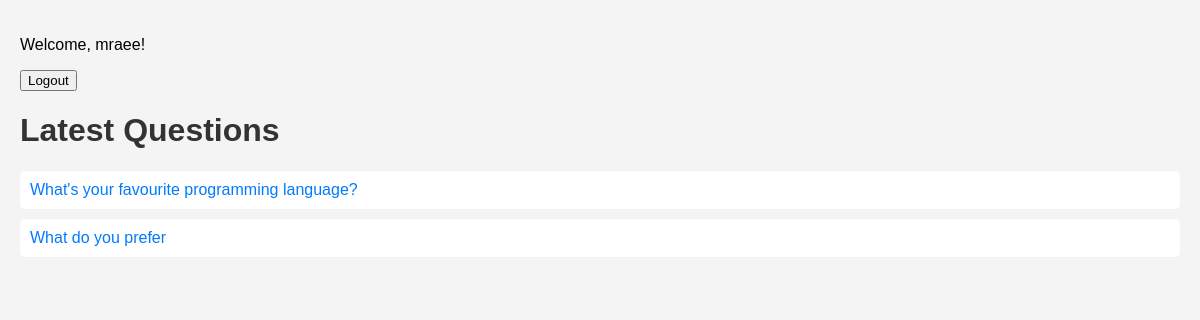
The page /polls/ (signed in) on the database its author committed.
### polls/models.py (models this page shows, shortened)
class Question(models.Model):
    question_text = models.CharField(max_length=200)
    pub_date = models.DateTimeField('date published')

### polls/views.py (the view)
# urls.py: path('', views.IndexView.as_view(), name='index'),
class IndexView(generic.ListView):
    template_name = 'polls/index.html'
    context_object_name = 'latest_question_list'
    def get_queryset(self):
        return Question.objects.order_by('-pub_date')[:5]

### polls/templates/polls/index.html (shortened to what this page needs)
<!DOCTYPE html>
<html>
<head>
</head>
<body>
    <div>
        {% if user.is_authenticated %}
            <p>Welcome, {{ user.username }}!</p>
            <form action="{% url 'logout' %}" method="post">
                <button type="submit">Logout</button>
            </form>
        {% else %}
            <p><a href="{% url 'login' %}">Login</a></p>
        {% endif %}
    </div>
    <h1>Latest Questions</h1>
    <ul>
        {% for question in latest_question_list %}
            <li>
                <a href="{% url 'polls:detail' question.id %}">{{ question.question_text }}</a>
            </li>
        {% endfor %}
    </ul>
</body>
</html>

### polls/templates/polls/index.html (style rules this page uses)
body { font-family: Arial, sans-serif; background-color: #f4f4f4; margin: 0; padding: 20px; }
h1 { color: #333; }
ul { list-style-type: none; padding: 0; }
li { background-color: #fff; margin: 10px 0; padding: 10px; border-radius: 5px; }
a { text-decoration: none; color: #007BFF; }

### rows shown on the page
Question: question_text "What's your favourite programming language?"
Question: question_text "What do you prefer"

### other values the page prints
{{ user.username }} "mraee"
